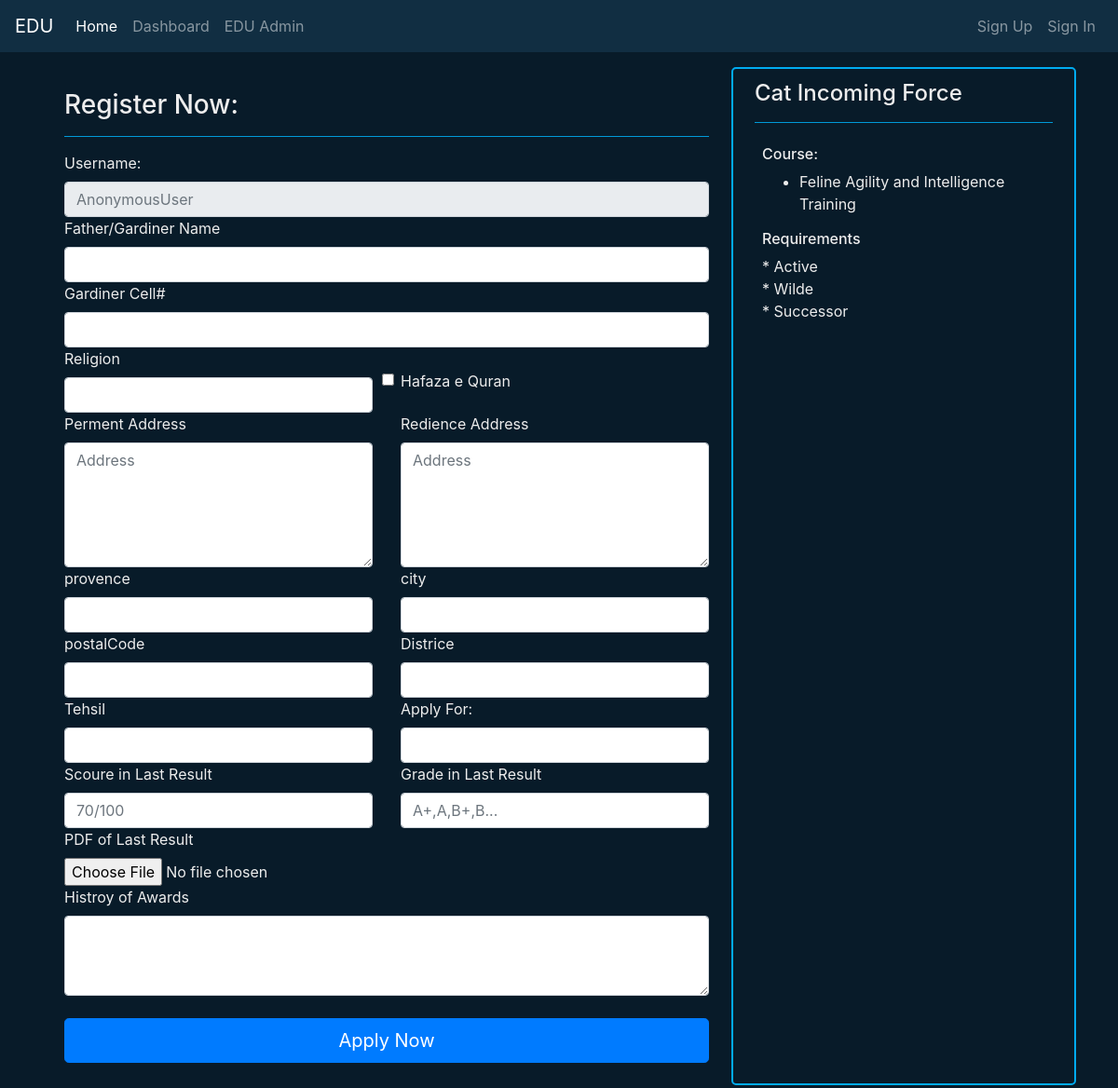
Screenshot of /edu/The_Meow_University6b5c9/1/StudentAdmission with the database file from the repository.
### edu_recruiter/models.py (models this page shows, shortened)
class AdmissionFrom(models.Model):
    name = models.CharField(max_length=50)
    edu = models.ForeignKey(xEduInstitution, on_delete=models.CASCADE)
    course = models.ManyToManyField(InstCourse,blank=True)
    requirements = models.TextField(blank=True,null=True)
    sectionStart = models.DateField()
    sectionEnd = models.DateField()
    lastDate = models.DateField()
    seats = models.IntegerField()
    bachno = models.IntegerField()
    dateOfcreation = models.DateField(default=timezone.now,editable=False)
    disable = models.BooleanField(default=False)
    ad = models.ImageField(upload_to=upload_path,blank=True,null=True)
    status = models.CharField(choices=STATUS_CHOICES, default=ONGOING, max_length=20)

### edu/models.py (models this page shows)
class InstCourse(models.Model):
    id = models.AutoField(primary_key=True)
    edu = models.ForeignKey(xEduInstitution, on_delete=models.CASCADE)
    name = models.CharField(max_length=150,null=False)
    duration = models.CharField(max_length=75,null=True,blank=True)
    descripition = models.TextField()
    totalfee = models.CharField(max_length=75,null=True,blank=True)
    totalSimsters = models.IntegerField(null=True,blank=True)
    smFull = models.BooleanField(default=False)
    '''def save(self, *args, **kwargs):
        if self.totalSimsters is not None:
            existing_semesters = Semester.objects.filter(course_id=self.id).count()
            if existing_semesters >= self.totalSimsters:
                self.smFull = True
        super().save(*args, **kwargs)'''
    def __str__(self):
        return f"{self.name}"

### edu_members/views.py (the view)
# urls.py: path('<int:pk>/StudentAdmission',CreateStudentAdmission.as_view(),name="studentAdmit"),
class CreateStudentAdmission(admFormsView):
    model = studentAdmitForm
    form_class = StudenAddmissionPanddingForm
    adm_Object = AdmissionFrom
    template_name = 'members/studentAdmissionForm.html'

### edu_members/forms.py
class StudenAddmissionPanddingForm(forms.ModelForm):
    class Meta:
        model = studentAdmitForm
        fields= ['nameOfGardiner','contactOfGardiner','postalCode','address1','address2','religion','provence',
                 'city','Districe','Tehsil','hafaza_Quran','educlass','lastResult','gradeLvl',
                 'anyHonorsAwards','cv']

### edu/models.py (called while the page is built)
    def __str__(self):
        return self.name

### edu_members/views.py (called while the page is built)
    def get(self,request,pk_key,pk):
        edu = get_object_or_404(xEduInstitution,pk_key=pk_key)
        adm = get_object_or_404(self.adm_Object,pk=pk)
        if request.user:
            form = self.form_class()
            return render(request,self.template_name,{'edu':edu,'adm':adm,'form':form})
        else:
            return redirect('eduD', pk_key)

### templates/members/studentAdmissionForm.html (shortened to what this page needs)
{% extends 'base.html' %}
{% block contx %}
<div class="container ">
    <div class="row ">
        <div class="col-md-8 p-4 txt-clr">
            <h3>Register Now:</h3>
            <hr class="main-bg">
            <form method="POST" , enctype="multipart/form-data" ,action="">
                <div class="row g-3">
                    <div class="col-12">
                        <div class="fieldWrapper">
                            <label  class="form-label">Username:</label><br>
                            <input type="text" class="form-control"  placeholder="{{request.user}}" readonly>
                        </div>
                    </div>
                    <div class="col-12">
                        <div class="fieldWrapper">
                            <label for="{{ form.nameOfGardiner.id_for_label }}" class="form-label">Father/Gardiner Name</label><br>
                            <input type="text" class="form-control" id=" nameOfGardiner "  name="nameOfGardiner"  >
                        </div>
                    </div>
                    <div class="col-12">
                        <div class="fieldWrapper">
                            <label for="{{ form.contactOfGardiner.id_for_label }}" class="form-label">Gardiner Cell#</label><br>
                            <input type="text" class="form-control" id=" contactOfGardiner "  name="contactOfGardiner"  >
                        </div>
                    </div>
                    <div class="col-md-6">
                        <div class="fieldWrapper">
                            <label for="{{ form.religion.id_for_label }}" class="form-label">Religion</label><br>
                            <input type="text" class="form-control" id=" religion "  name="religion"  >
                        </div>
                    </div>
                    <div class="col-md-6">
                        <div class="fieldWrapper">
                            <br>
                            <input class="form-check-input" type="checkbox" id="hafaza_Quran "  name="hafaza_Quran">
                            <label for="{{ form.hafaza_Quran.id_for_label }}" class="form-check-label form-label">Hafaza e Quran</label>
                        </div>
                    </div>
                    <div class="col-md-6">
                        <div class="fieldWrapper">
                            <label for="{{ form.address1.id_for_label }}" class="form-label">Perment Address</label><br>
                            <textarea class="form-control" id=" address1 " rows="5" placeholder="Address" name="address1" ></textarea>
                        </div>
                    </div>
                    <div class="col-md-6">
                        <div class="fieldWrapper">
                            <label for="{{ form.address2.id_for_label }}" class="form-label">Redience Address</label><br>
                            <textarea class="form-control" id=" address2 " rows="5" placeholder="Address" name="address2" ></textarea>
                        </div>
                    </div>
                    <div class="col-md-6">
                        <div class="fieldWrapper">
                            <label for="{{ form.provence.id_for_label }}" class="form-label">provence</label><br>
                            <input type="text" class="form-control" id="provence"  name="provence"  >
                        </div>
                    </div>
                    <div class="col-md-6">
                        <div class="fieldWrapper">
                            <label for="{{ form.city.id_for_label }}" class="form-label">city</label><br>
                            <input type="text" class="form-control" id="city"  name="city"  >
                        </div>
                    </div>
                    <div class="col-md-6">
                        <div class="fieldWrapper">
                            <label for="{{ form.postalCode.id_for_label }}" class="form-label">postalCode</label><br>
                            <input type="text" class="form-control" id=" postalCode "  name="postalCode"  >
                        </div>
                    </div>
                    <div class="col-md-6">
                        <div class="fieldWrapper">
                            <label for="{{ form.Districe.id_for_label }}" class="form-label">Districe</label><br>
                            <input type="text" class="form-control" id=" Districe "  name="Districe"  >
                        </div>
                    </div>
                    <div class="col-md-6">
                        <div class="fieldWrapper">
                            <label for="{{ form.Tehsil.id_for_label }}" class="form-label">Tehsil</label><br>
                            <input type="text" class="form-control" id=" Tehsil "  name="Tehsil"  >
                        </div>
                    </div>
                    <div class="col-md-6">
                        <div class="fieldWrapper">
                            <label for="{{ form.educlass.id_for_label }}" class="form-label">Apply For:</label><br>
                            <input type="text" class="form-control" id=" educlass "  name="educlass"  >
                        </div>
                    </div>
                    <div class="col-md-6">
                        <div class="fieldWrapper">
                            <label for="{{ form.lastResult.id_for_label }}" class="form-label">Scoure in Last Result</label><br>
                            <input type="text" class="form-control" id=" lastResult " placeholder="70/100"  name="lastResult"  >
                        </div>
                    </div>
                    <div class="col-md-6">
                        <div class="fieldWrapper">
                            <label for="{{ form.gradeLvl.id_for_label }}" class="form-label">Grade in Last Result</label><br>
                            <input type="text" class="form-control" id=" gradeLvl " placeholder="A+,A,B+,B..." name="gradeLvl"  >
                        </div>
                    </div>
                    <div class="col-md-6">
                        <div class="fieldWrapper">
                            <label for="{{ form.cv.id_for_label }}" class="form-label">PDF of Last Result</label><br>
                            {{form.cv}}
                        </div>
                    </div>
                    <div class="col-12">
                        <div class="fieldWrapper">
                            <label for="{{ form.anyHonorsAwards.id_for_label }}" class="form-label">Histroy of Awards</label><br>
                            <textarea class="form-control" id=" anyHonorsAwards " rows="3"  name="anyHonorsAwards" ></textarea>
                        </div>
                    </div>
                </div>
                <br>
                <button class="w-100 btn btn-primary btn-lg" type="submit">Apply Now</button>
                </form>
        </div>
        <div class="col-md-4 cs-card">
            <div class="p-2">
                <h4>{{adm.name}}</h4>
                <hr class="main-bg">
                <div class="p-2">
                    <h6>Course:</h6>
                    <ul>
                        {% for acrs in adm.course.all %}
                        <li>{{acrs}}</li>
                        {% endfor %}
                    </ul>
                    <h6>Requirements</h6>
                    {{adm.requirements|linebreaksbr|safe}}
                </div>
            </div>
        </div>
    </div>
</div>
<br>
{% endblock contx %}

### static/css/main.css (style rules this page uses)
:root { --bg-color:#081b29; --second-bg-color:#112e42; --text-color:#ededed; --main-color:#00abf0; }
html { overflow-x:hidden ; }
body { background-color: var(--bg-color) !important ; }
.bg-fst { background-color:var(--bg-color) !important; }
.txt-clr { color: var(--text-color) !important; }
.main-bg { background-color:var(--main-color) !important; }
.cs-card { background-color: var(--bg-color) !important; color: var(--text-color) !important; border: 2px solid var(--main-color) !important; border-radius: 5px !important; min-height: 45px; padding: 4px; }

### rows the page displays
AdmissionFrom: name "Cat Incoming Force", requirements "* Active * Wilde * Successor"
InstCourse: name "Feline Agility and Intelligence Training"
